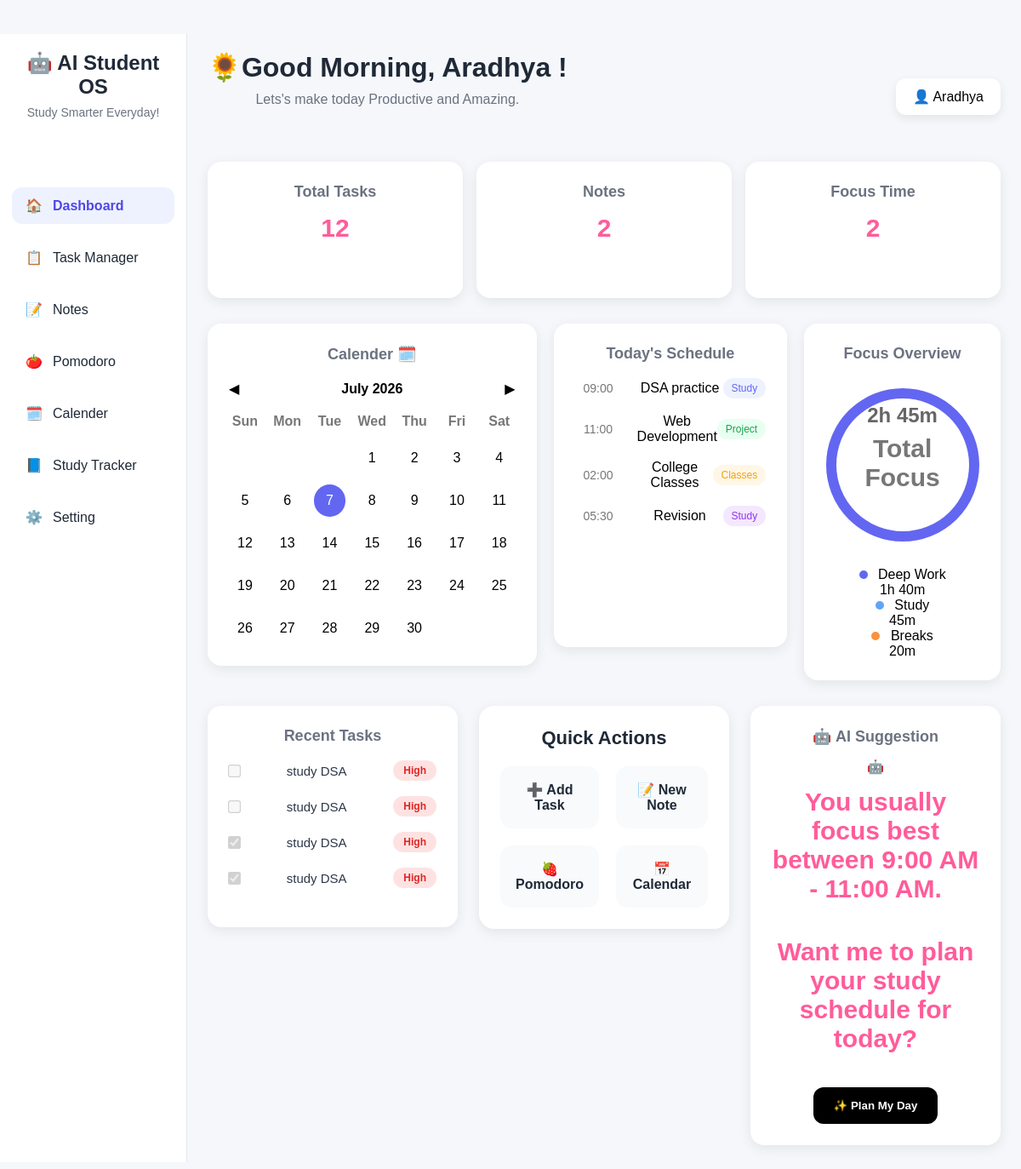
Before: / with the older database file.
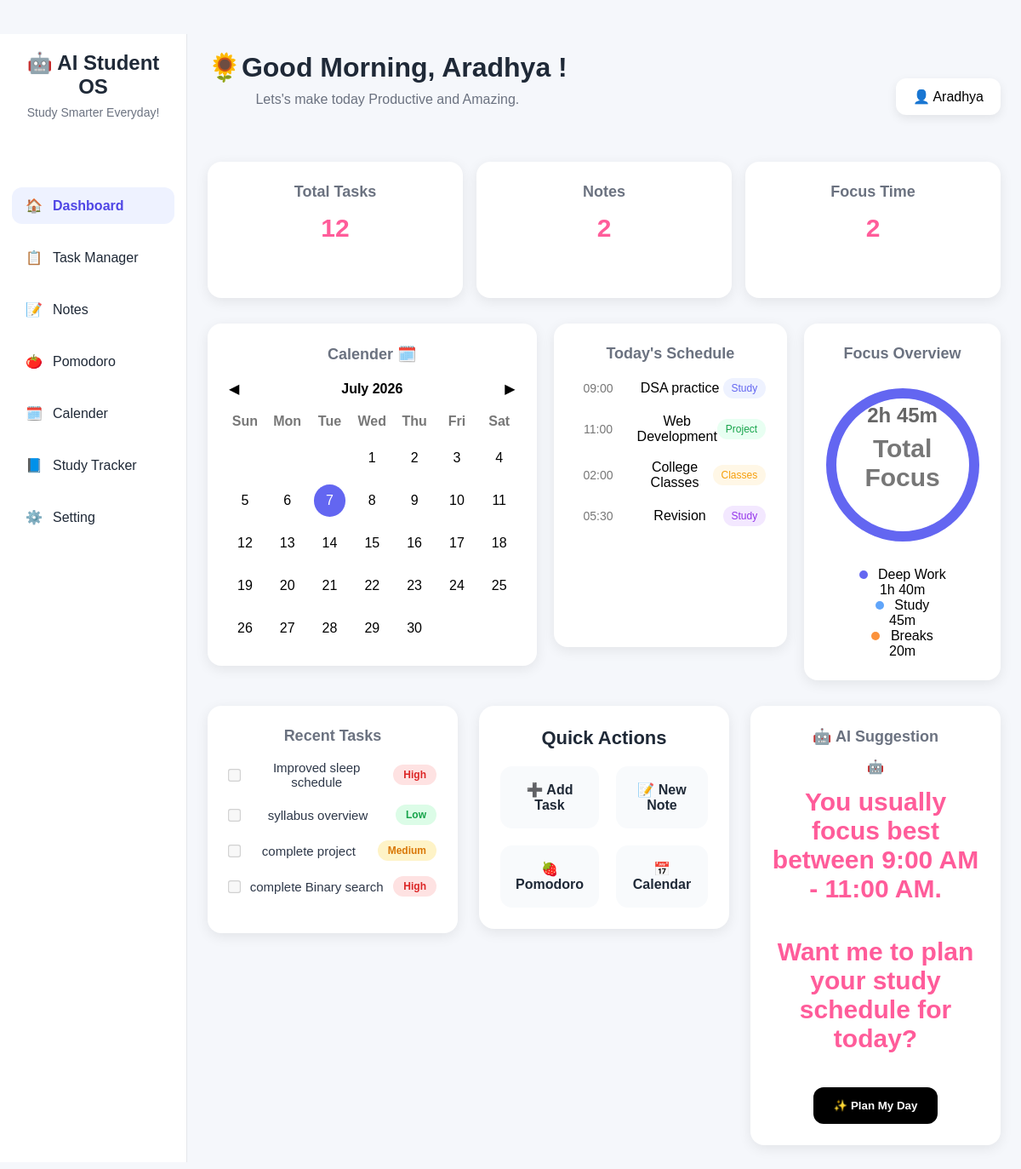
After: the same page with the newer database file.
### app.py (models this page shows)
class Task(db.Model):
    id = db.Column(db.Integer, primary_key=True)
    text = db.Column(db.String(200))
    priority = db.Column(db.String(50))
    due_date = db.Column(db.String(50))
    category = db.Column(db.String(50))
    done = db.Column(db.Boolean, default=False)

### app.py (the view)
@app.route("/")
def homepage():
    tasks = Task.query.all()
    recent_tasks = Task.query.order_by(Task.id.desc()).limit(4).all()
    dsa_count = Task.query.filter_by(category="DSA").count()
    web_count = Task.query.filter_by(category="Web Dev").count()
    college_count = Task.query.filter_by(category="College").count()
    personal_count = Task.query.filter_by(category="Personal").count()
    total_tasks = len(tasks)
    completed_tasks = 0
    for task in tasks:
        if task.done == True:
            completed_tasks += 1
    remaining_tasks = total_tasks - completed_tasks
    return render_template(
        "home.html",
        total_tasks=total_tasks,
        completed_tasks=completed_tasks,
        remaining_tasks=remaining_tasks,
        dsa_count=dsa_count,
        web_count=web_count,
        college_count=college_count,
        personal_count=personal_count,
        recent_tasks=recent_tasks
    )

### templates/home.html (shortened to what this page needs)
<!DOCTYPE html>
<html>
<head>
    <link rel="stylesheet"
    href="{{ url_for('static', filename='css/style.css') }}">
    <link rel="stylesheet"
    href="{{ url_for('static', filename='css/home_v2.css') }}">
</head>
<body>
    <div class="home-container">
        <aside class="side-bar">
            <div class="branding">
                <h1>🤖 AI Student OS</h1>
                <p>Study Smarter Everyday!</p>
            </div>
            <nav class="navigation">
                <a href="/" class="nav-item active">
                    <span class="icon">🏠</span>
                    <span class="label">Dashboard</span>
                </a>
                <a href="/tasks" class="nav-item">
                    <span class="icon">📋</span>
                    <span class="label">Task Manager</span>
                </a>
                <a href="/notes" class="nav-item">
                   <span class="icon">📝</span>
                   <span class="label">Notes</span>
                </a>
                <a href="/pomodoro" class="nav-item">
                    <span class="icon">🍅</span>
                    <span class="label">Pomodoro</span>
                </a>
                <a href="/calender" class="nav-item">
                    <span class="icon">🗓️</span>
                    <span class="label">Calender</span>
                </a>
                <a href="/study" class="nav-item">
                    <span class="icon">📘</span>
                    <span class="label">Study Tracker</span>
                </a>
                <a href="/setting" class="nav-item">
                    <span class="icon">⚙️</span>
                    <span class="label">Setting</span>
                </a>
           </nav>
        </aside>
         <main class="main-content">
            <header class="header">
                <div class="greeting">
                    <h2> 🌻Good Morning, Aradhya ! </h2>
                    <p>Lets's make today Productive and Amazing. </p>
                </div>
                <div class="profile">
                   👤 Aradhya
                </div>
            </header>
            <section class="stats-grid">
                <div class="dashboard-card">
                    <h3>Total Tasks</h3>
                    <p>12</p>
                </div>
                <div class="dashboard-card">
                    <h3> Notes</h3>
                    <p>2</p>
                </div>
                <div class="dashboard-card">
                    <h3>Focus Time</h3>
                    <p>2</p>
                </div>
            </section>
            <section class="dashboard-grid">
              <div class="dashboard-card calender-card">
                   <h3>Calender 🗓️ </h3>
                   <div class="month">
                      <span>◀</span>
                      <h4>July 2026</h4>
                      <span>▶</span>
                   </div>
                    <div class="weekdays">
                      <span>Sun</span>
                      <span>Mon</span>
                      <span>Tue</span>
                      <span>Wed</span>
                      <span>Thu</span>
                      <span>Fri</span>
                      <span>Sat</span>
                    </div>
                    <div class="days">
                      <span></span>
                      <span></span>
                      <span></span>
                      <span>1</span>
                      <span>2</span>
                      <span>3</span>
                      <span>4</span>
                      <span>5</span>
                      <span>6</span>
                      <span class="active-day">7</span>
                      <span>8</span>
                      <span>9</span>
                      <span>10</span>
                      <span>11</span>
                      <span>12</span>
                      <span>13</span>
                      <span>14</span>
                      <span>15</span>
                      <span>16</span>
                      <span>17</span>
                      <span>18</span>
                      <span>19</span>
                      <span>20</span>
                      <span>21</span>
                      <span>22</span>
                      <span>23</span>
                      <span>24</span>
                      <span>25</span>
                      <span>26</span>
                      <span>27</span>
                      <span>28</span>
                      <span>29</span>
                      <span>30</span>
                    </div>
                </div>
                <div class="dashboard-card schedule-card">
                    <h3>Today's Schedule</h3>
                    <div class="schedule-item">
                        <span class="time">09:00</span>
                        <span class="task">DSA practice</span>
                        <span class="tag study">Study</span>
                    </div>
                    <div class="schedule-item">
                        <span class="time">11:00</span>
                        <span class="task">Web Development</span>
                        <span class="tag project">Project</span>
                    </div>
                    <div class="schedule-item">
                        <span class="time">02:00</span>
                        <span class="task">College Classes</span>
                        <span class="tag class">Classes</span>
                    </div>
                    <div class="schedule-item">
                        <span class="time">05:30</span>
                        <span class="task">Revision</span>
                        <span class="tag revision">Study</span>
                    </div>
                </div>
                <div class="dashboard-card focus-card">
                    <h3>Focus Overview</h3>
                    <div class="focus-circle">
                        <h2>2h 45m</h2>
                        <p>Total Focus</p>
                    </div>
                    <div class="Focus-stats">
                        <div>
                            <span class="dot purple"></span>
                            Deep Work
                        </div>
                        <div>1h 40m</div>
                        <div>
                            <span class="dot blue"></span>
                            Study
                        </div>
                        <div>45m</div>
                        <div>
                            <span class="dot orange"></span>
                            Breaks
                        </div>
                        <div>20m</div>
                    </div>
                </div>
            </section>
            <section class="bottom-grid">
               <div class="dashboard-card recent-task-card">
                  <h3>Recent Tasks</h3>
                  {% for task in recent_tasks %}
                  <div class="recent-task">
                      <input
                          type="checkbox"
                          {% if task.done %}checked{% endif %}
                          disabled
                        >
                        <span>{{ task.text }}</span>
                        <span class="priority {{ task.priority|lower }}">
                          {{ task.priority }}
                        </span>
                    </div>
                    {% endfor %}
               </div>
                <div class="dashboard-card quick-actions">
                    <h3>Quick Actions</h3>
                    <div class="action-grid">
                       <button class="action-btn">
                         ➕ Add Task
                       </button>
                       <button class="action-btn">
                         📝 New Note
                       </button>
                      <button class="action-btn">
                         🍓 Pomodoro
                      </button>
                       <button class="action-btn">
                         📅 Calendar
                       </button>
                </div>
    </div>
    <div class="dashboard-card ai-card">
        <h3>🤖 AI Suggestion</h3>
        <div class="ai-icon">
            🤖
        </div>
        <p>
            You usually focus best between
            <strong>9:00 AM - 11:00 AM</strong>.
        </p>
        <p>
            Want me to plan your study schedule for today?
        </p>
        <button class="ai-btn">
            ✨ Plan My Day
        </button>
    </div>
</section>
         </main>
    </div>
</body>
</html>

### static/css/style.css (style rules this page uses)
body { margin: 0; padding: 40px 0; font-family: 'Poppins', sans-serif; background: #fceef4; min-height: 100vh; }
h1 { text-align: center; color: #222; font-size: 48px; margin-bottom: 15px; }
input, select { padding: 14px; border: 1px solid #e5e5e5; border-radius: 12px; font-size: 15px; }
button { background: black; color: white; border: none; border-radius: 12px; padding: 14px 24px; cursor: pointer; font-weight: bold; }
.home-container { max-width: 1200px; margin: auto; text-align: center; }
.home-container h1 { font-family: 'Poppins', sans-serif; font-weight: 700; font-size: 42px; color: #222; margin-bottom: 10px; }
.home-container p { font-size: 22px; color: #444; margin-bottom: 40px; }
.dashboard-card { flex: 1; background: white; padding: 15px; border-radius: 20px; box-shadow: 0px 4px 15px rgba(0,0,0,0.08); }
.dashboard-card h2 { color: #666; margin: 0; }
.dashboard-card p { font-size: 30px; font-weight: bold; color: #ff5c9a; margin-top: 15px; }
.stats-grid { margin-top:22px; display:grid; grid-template-columns:repeat(3,1fr); gap:16px; }
body { font-family:"Segoe UI",sans-serif; background:linear-gradient( 135deg, #fff8fb, #ffeef4, #fffafc ); min-height:100vh; }

Changed rows visible on the page:
removed Task: text "study DSA", priority "High"
removed Task: text "study DSA", priority "High"
removed Task: done "☑", text "study DSA", priority "High"
removed Task: done "☑", text "study DSA", priority "High"
added Task: text "Improved sleep schedule", priority "High"
added Task: text "syllabus overview", priority "Low"
added Task: text "complete project", priority "Medium"
added Task: text "complete Binary search", priority "High"
